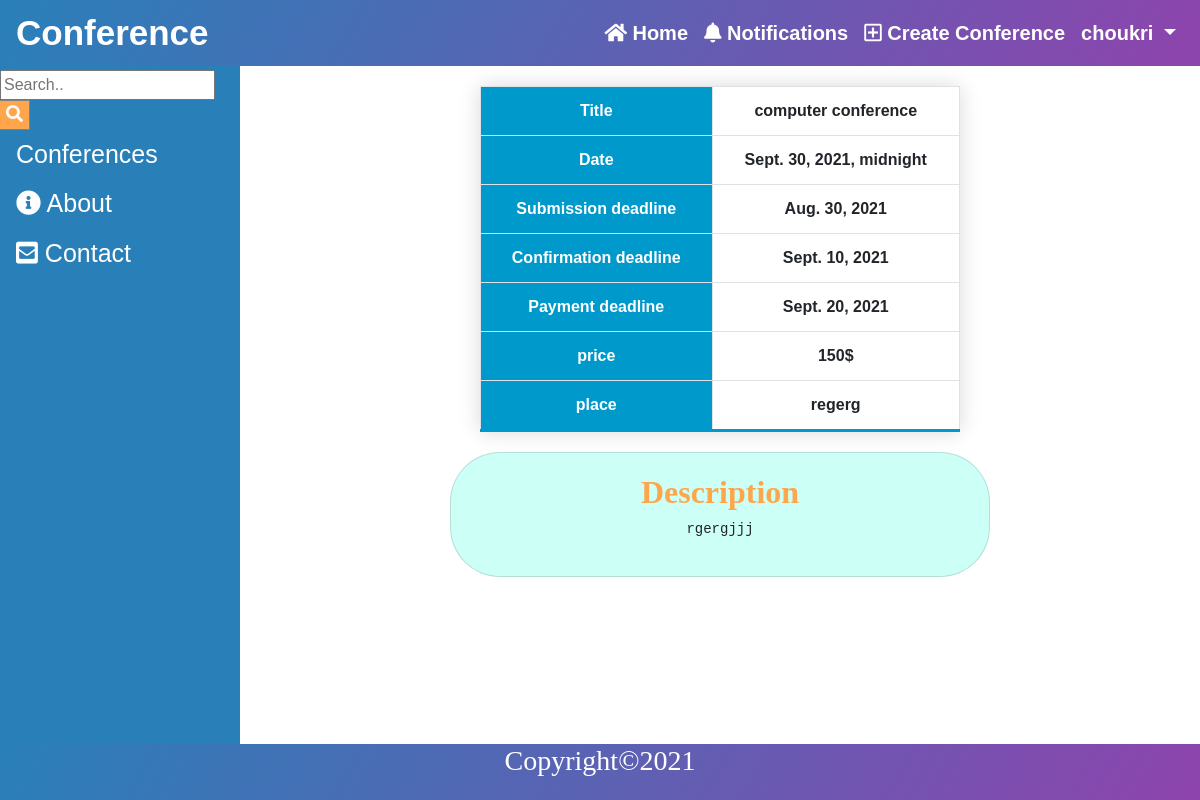
Before: /conference/1/ (signed in) with the older database file.
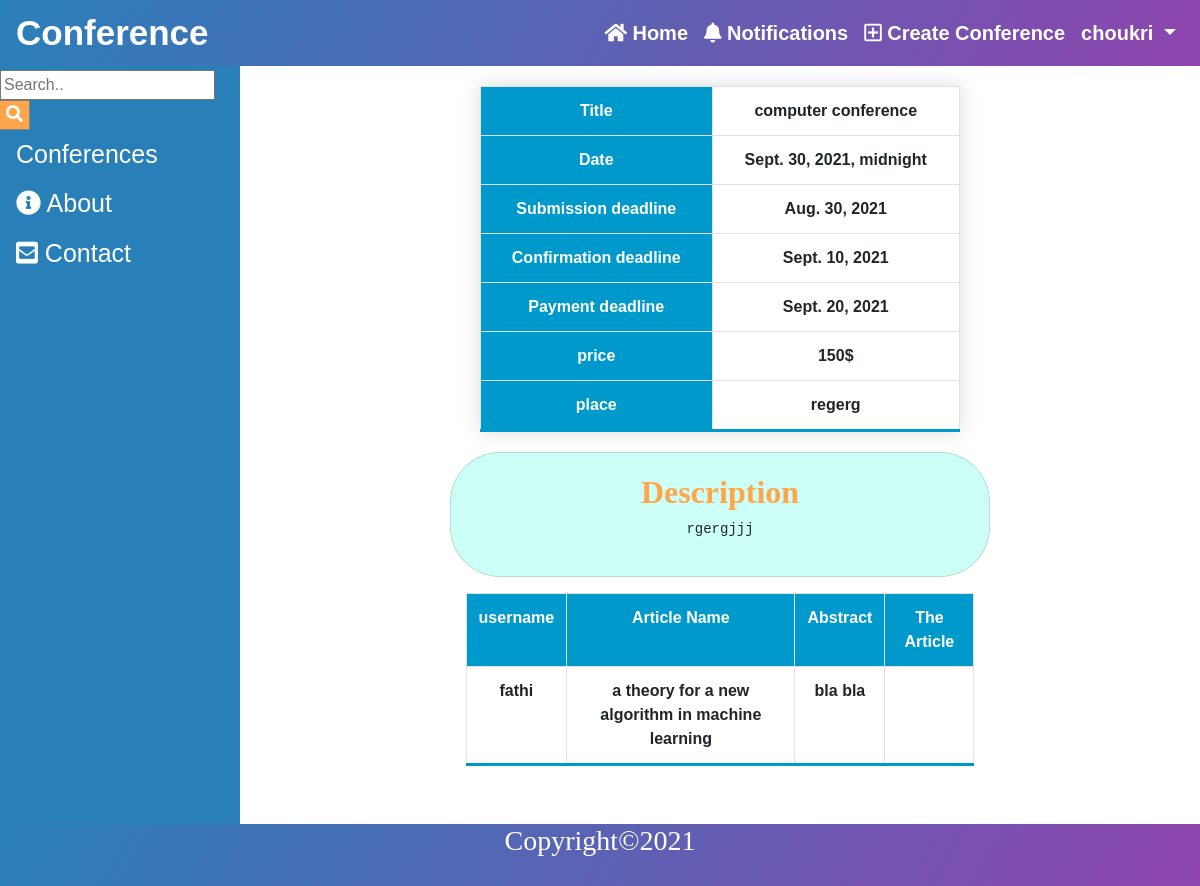
After: the same page with the newer database file.
### conferences/models.py (models this page shows, shortened)
class Submission(models.Model):
    STATUS = (
        (0, 'waiting'),
        (1, 'accepted'),
        (2, 'refused'),
        (3, 'confirmed'),
    )
    first_name = models.CharField(max_length=20)
    last_name = models.CharField(max_length=20)
    email = models.EmailField(verbose_name="email", max_length=254, unique=False)
    article_name = models.CharField(max_length=100)
    abstract = models.TextField(verbose_name='abstract')
    article = models.FileField(null=True, blank=True, upload_to='files')
    authors = models.ManyToManyField(Author, related_name='article_authors', null=True, blank=True)
    status = models.IntegerField(choices=STATUS, default=0)
    demand_date = models.DateTimeField(auto_now_add=True)
    user = models.ForeignKey(User, on_delete=models.CASCADE)
    conference = models.ForeignKey(Conference, on_delete=models.CASCADE)

### accounts/models.py (models this page shows, shortened)
class User(AbstractBaseUser):
    email = models.EmailField(verbose_name="email", max_length=254, unique=True)
    username = models.CharField(max_length=50, unique=True)
    first_name = models.CharField(max_length=20)
    last_name = models.CharField(max_length=20)
    date_joined = models.DateTimeField(verbose_name="join date", auto_now_add=True)
    last_login = models.DateTimeField(verbose_name="last login", auto_now=True)
    is_active = models.BooleanField(default=True)
    is_staff = models.BooleanField(default=False)
    is_admin = models.BooleanField(default=False)
    is_superuser = models.BooleanField(default=False)
    USERNAME_FIELD = 'email'
    REQUIRED_FIELDS = ['username', 'first_name', 'last_name']
    objects = UserManager()
    def __str__(self):
        return self.username

### conferences/views.py (the view)
class ConferenceView(generic.DetailView):
    model = Conference
    pk_url_kwarg = 'pk'
    def get_context_data(self, **kwargs):
        context = super().get_context_data(**kwargs)
        context['submission_list'] = Submission.objects.filter(conference=self.kwargs['pk'])
        return context

### conferences/models.py (called while the page is built)
    def can_confirm(self):
        if timezone.now().date() <= self.submission_deadline or timezone.now().date() > self.confirmation_deadline:
            return False
        return True

### conferences/templates/conferences/conference.html (shortened to what this page needs)
{% extends 'base.html' %}
{% load humanize %}
{% block content %}
    <table class="table table-bordered" id="table" align="center">
        <tr>
            <th>Title</th>
            <td>{{ conference.title }}</td>
        </tr>
        <tr >
            <th>Date</th>
            <td>{{ conference.date }}</td>
        </tr>
        <tr>
            <th>Submission deadline</th>
            <td>{{ conference.submission_deadline }}</td>
        </tr>
        <tr>
            <th>Confirmation deadline</th>
            <td>{{ conference.confirmation_deadline }}</td>
        </tr>
        <tr>
            <th>Payment deadline</th>
            <td>{{ conference.payment_deadline }}</td>
        </tr>
        <tr>
            <th>price</th>
            <td>{{ conference.price }}</td>
        </tr>
        <tr>
            <th>place</th>
            <td>{{ conference.place }}</td>
        </tr>
    </table>
    <div class="card mb-3" style="max-width: 540px;" id="container">
        <div class="row no-gutters">
            <div class="col-md-12">
                <div class="card-body text-center">
                    <h2 class="descreption" > Description </h2>
                    <pre>{{ conference.description }}</pre>
                </div>
            </div>
        </div>
    </div>
    {% if request.user == conference.organizer %}
        <table class="table table-bordered"  align="center" id="users"  >
            {% for submission in submission_list %}
                <tr>
                    <th>username</th>
                    <th>Article Name</th>
                    <th>Abstract</th>
                    <th>The Article</th>
                </tr>
                <tr>
                    <td>{{ submission.user }}</td>
                    <td>{{ submission.article_name }}</td>
                    <td>{{ submission.abstract }}</td>
                </tr>
            {% endfor %}
        </table>
    {% endif %}
{% endblock %}

Changed rows visible on the page:
added Submission: user "fathi", article_name "a theory for a new algorithm in machine learning", abstract "bla bla"
